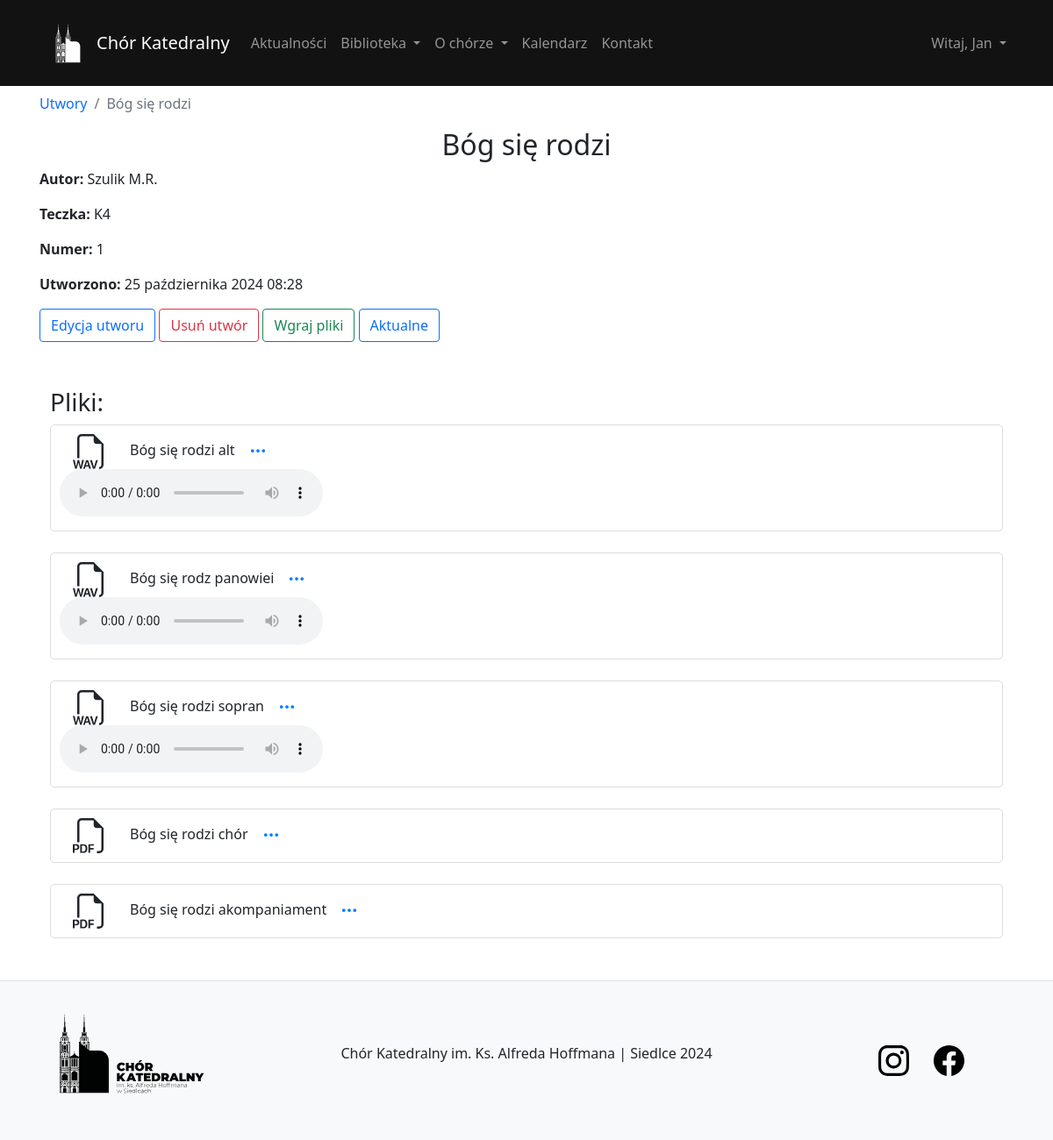
/composition/details/1/ (signed in), run on the app's committed database.
### user/models.py (models this page shows, shortened)
class User(AbstractBaseUser, PermissionsMixin):
    email = models.EmailField(unique=True)
    name = models.CharField(max_length=30)
    surname = models.CharField(max_length=30)
    voice_type = models.CharField(max_length=10, default='guest')
    last_activity = models.DateTimeField(null=True, blank=True)
    is_staff = models.BooleanField(default=False)
    is_active = models.BooleanField(default=True)
    date_joined = models.DateTimeField(default=timezone.now)
    objects = CustomUserManager()
    USERNAME_FIELD = 'email'
    REQUIRED_FIELDS = ['name', 'surname']

### composition/models.py (models this page shows, shortened)
class Composition(models.Model):
    name = models.CharField('Name', max_length=45)
    author = models.CharField('Author', max_length=35)
    number = models.PositiveIntegerField(unique=True)
    folder = models.ForeignKey(Folder, related_name='compositions', on_delete=models.SET_NULL, null=True, blank=True)
    isActual = models.BooleanField('Is Actual', default=False)
    note = models.CharField('Note', max_length=250, null=True, blank=True)  # Может быть нулём + можно ничего не вписывать в форме
    date_joined = models.DateTimeField(default=timezone.now)
    class Meta:
        verbose_name = 'Composition'
        verbose_name_plural = 'Compositions'

class CompositionFile(models.Model):
    FILE_TYPES = [
        ('mp3', 'MP3 File'),
        ('wav', 'WAV File'),
        ('pdf', 'PDF File')
    ]
    composition = models.ForeignKey(Composition, related_name='files', on_delete=models.CASCADE)
    file = models.FileField(upload_to=composition_file_path)
    file_type = models.CharField(max_length=3, choices=FILE_TYPES)

### folder/models.py (models this page shows)
class Folder(models.Model):
    name = models.CharField('name', max_length=45, unique=True)
    note = models.CharField('note', max_length=250, null=True, blank=True) # Может быть нулём + можно ничего не вписывать в форме
    colour = models.CharField('colour', max_length=25, null=True, blank=True)
    date_joined = models.DateTimeField(default=timezone.now)
    def __str__(self):
        return self.name
    class Meta:
        verbose_name = 'Folder'
        verbose_name_plural = 'Folders'

### composition/views.py (the view)
# urls.py: path('details/<int:id>/', views.detailsComposition, name='detailsComposition'),
def detailsComposition(request, id):
    composition = get_object_or_404(Composition, id=id)
    return render(request, 'composition/details.html', {'composition': composition})

### composition/templatetags/extras.py (called while the page is built)
@register.filter
def get_filename_without_extension(path):
    filename = path.rsplit('/', 1)[-1] if '/' in path else path
    return filename.split('.')[0] if '.' in filename else filename

### library/context_processors.py (called while the page is built)
def current_time(request):
    now = timezone.now()
    return {
        'current_year': now.year,
        'current_month': now.month,
    }

### composition/templates/composition/details.html (shortened to what this page needs)
{% extends 'content/template.html' %}
{% load static %}
{% load extras %}
{% block body %}
<link rel="stylesheet" href="https://cdn.jsdelivr.net/npm/plyr@3/dist/plyr.css" />
<div class="pt-2">
    <nav aria-label="breadcrumb">
        <ol class="breadcrumb">
            <li class="breadcrumb-item"><a href="{% url 'listComposition' %}">Utwory</a></li>
            <li class="breadcrumb-item active" aria-current="page">{{ composition.name }}</li>
        </ol>
    </nav>
</div>
<h2 class="text-center">{{ composition.name }}</h2>
<p><strong>Autor:</strong> {{ composition.author }}</p>
<p><strong>Teczka:</strong> {{ composition.folder }}</p>
<p><strong>Numer:</strong> {{ composition.number }}</p>
<p><strong>Utworzono:</strong> {{ composition.date_joined }}</p>
{% if perms.composition.change_composition %}
<a href="{% url 'editComposition' id=composition.id %}" class="btn btn-outline-primary mb-1">Edycja utworu</a>
{% endif %}
{% if perms.composition.delete_composition %}
<button type="button" class="btn btn-outline-danger mb-1" data-bs-toggle="modal" data-bs-target="#exampleModal">
    Usuń utwór
</button>
{% endif %}
{% if perms.composition.add_compositionfile %}
<a href="{% url 'uploadFilesComposition' id=composition.id %}" class="btn btn-outline-success mb-1">Wgraj pliki</a>
{% endif %}
{% if perms.composition.change_composition %}
    {% if composition.isActual %}
        <a href="{% url 'toggleActual' composition.id %}" class="btn btn-primary mb-1">Aktualne</a>
    {% else %}
        <a href="{% url 'toggleActual' composition.id %}" class="btn btn-outline-primary mb-1">Aktualne</a>
    {% endif %}
{% else %}
    {% if composition.isActual %}
        <a href="#" class="btn btn-primary">Aktualne</a>
    {% else %}
        <a href="#" class="btn btn-outline-primary">Aktualne</a>
    {% endif %}
{% endif %}
<div class="container mt-5">
    <h3>Pliki:</h3>
    {% if user.is_authenticated %}
    {% if perms.composition.view_compositionfile %}
    <div class="files-container">
        {% for file in composition.files.all %}
        <div class="file-item mb-4">
            <div class="file-actions">
                <div class="btn-group">
                    <div style="margin-right: 10px;">
                    </div>
                    <div class="file-actions">
                        <div class="btn-group" style="vertical-align: -webkit-baseline-middle">
                            {{ file.file.name|get_filename_without_extension }}
                            <button type="button" class="btn btn-action mx-3" data-bs-toggle="dropdown" aria-expanded="false">
                                <svg xmlns="http://www.w3.org/2000/svg" width="20" height="20" fill="currentColor" class="bi bi-three-dots-vertical" viewBox="0 0 16 16">
                                    <path d="M3 9.5a1.5 1.5 0 1 1 0-3 1.5 1.5 0 0 1 0 3zm5 0a1.5 1.5 0 1 1 0-3 1.5 1.5 0 0 1 0 3zm5 0a1.5 1.5 0 1 1 0-3 1.5 1.5 0 0 1 0 3z"/>
                                </svg>
                            </button>
                        </div>
                    </div>
                </div>
            </div>
            <div class="file-controls d-flex justify-content-between align-items-center">
                {% if file.file.url|slice:"-4:" == '.mp3' or file.file.url|slice:"-4:" == '.wav' %}
                <div class="audio-player">
                    <audio controls>
                        <source src="{{ file.file.url }}" type="{% if file.file.url|slice:"-4:" == '.mp3' %}audio/mpeg{% else %}audio/wav{% endif %}">
                    </audio>
                </div>
                {% endif %}
            </div>
        </div>
        {% endfor %}
    </div>
    {% else %}
    <p>Nie masz uprawnień do przeglądania plików. Skontaktuj się z administratorem żeby uzyskać uprawnienia.</p>
    {% endif %}
    {% else %}
    <p>Dostęp do plików mają tylko zalogowane osoby posiadające odpowienie uprawnienia</p>
    <div class="container">
        <a href="{% url 'signIn' %}" class="btn btn-outline-success">Zaloguj</a>
    </div>
    {% endif %}
</div>
{% endblock %}

### content/templates/content/template.html (shortened to what this page needs)
{% load static %}
<!DOCTYPE html>
<html lang="en">
<head>
    <link href="https://cdn.jsdelivr.net/npm/bootstrap@5.0.2/dist/css/bootstrap.min.css" rel="stylesheet">
    <link rel="stylesheet" href="https://cdnjs.cloudflare.com/ajax/libs/toastr.js/latest/toastr.min.css">
    <link rel="stylesheet" href="{% static 'content/css/main.css' %}">
    <link rel="stylesheet" href="{% static 'content/css/scss.scss' %}">
</head>
<body class="body-bg">
    <div class="overlay">
        <nav class="navbar navbar-dark navbar-expand-lg bg-dark sticky-top">
            <div class="container main-container">
                <img class="m-0 p-0" src="{% static 'content/img/logo_light.svg' %}" width="65px" alt="Chór Katedralny">
                <a class="navbar-brand text-center" href="/">
                    Chór Katedralny
                </a>
                <div class="collapse navbar-collapse" id="navbarTogglerDemo03">
                    <ul class="navbar-nav me-auto mb-2 mb-lg-0">
                        <li class="nav-item">
                            <a class="nav-link" href="{% url 'listNews' %}">Aktualności</a>
                        </li>
                        {% if user.is_authenticated %}
                        <li class="nav-item dropdown">
                            <a class="nav-link dropdown-toggle" href="#" id="navbarDarkDropdownMenuLink" role="button"
                               data-bs-toggle="dropdown" aria-expanded="false">
                                Biblioteka
                            </a>
                        </li>
                        {% else %}
                        <li class="nav-item">
                            <a class="nav-link" href="{% url 'listComposition' %}">Biblioteka</a>
                        </li>
                        {% endif %}
                        <ul class="navbar-nav">
                            <li class="nav-item dropdown">
                                <a class="nav-link dropdown-toggle" href="#" id="navbarDarkDropdownMenuLink" role="button"
                                   data-bs-toggle="dropdown" aria-expanded="false">
                                    O chórze
                                </a>
                            </li>
                        </ul>
                        <li class="nav-item">
                            {% if current_year and current_month %}
                            <a class="nav-link" href="{% url 'calendar' current_year current_month %}">Kalendarz</a>
                            {% else %}
                                <a class="nav-link" href="#">Kalendarz</a>
                            {% endif %}
                        </li>
                        <li class="nav-item">
                            <a class="nav-link" href="{% url 'contact' %}">Kontakt</a>
                        </li>
                    </ul>
                    {% if user.is_authenticated %}
                        <ul class="navbar-nav">
                            <li class="nav-item dropdown">
                                <a class="nav-link dropdown-toggle" href="#" id="navbarDarkDropdownMenuLink" role="button"
                                   data-bs-toggle="dropdown" aria-expanded="false">
                                   Witaj, {{ user.name }}
                                </a>
                            </li>
                        </ul>
                    {% else %}
                        <a class="btn btn-success" href="{% url 'signIn' %}" role="button">Zaloguj</a>
                    {% endif %}
                </div>
            </div>
        </nav>
        <div class="container main-container align-items-center" style="min-height: 90vh; width: 100%">
            <div class="toast-container position-fixed bottom-0 end-0 p-3" style="z-index: 11">
            </div>
            {% block body %}
            {% endblock %}
        </div>
        {% include 'content/footer.html' %}
    </div>
</body>
</html>

### content/static/content/css/main.css (style rules this page uses)
.main-container { margin-right: auto; margin-left: auto; padding-right: 15px; padding-left: 15px; }
.sticky-top { position: sticky; top: 0; scroll-padding-top: 108px; }
a { text-decoration: none; }

### content/templates/content/template.html (style rules this page uses)
.bg-dark { background-color: rgb(19, 18, 18) !important; }

### composition/templates/composition/details.html (style rules this page uses)
.file-item { display: flex; flex-direction: column; padding: 10px; border: 1px solid #ddd; border-radius: 5px; margin-bottom: 15px; }
.file-controls { display: flex; flex-wrap: wrap; justify-content: space-between; align-items: center; }
.audio-player { flex: 1; min-width: 200px; }
.file-actions { flex-shrink: 0; margin-left: 15px; }
.btn-action { background: none; border: none; padding: 0; cursor: pointer; }
.btn-action svg { fill: #007bff; transition: fill 0.2s ease; }

### data on the page
User: name "Jan"
Composition: name "Bóg się rodzi", author "Szulik M.R.", folder "K4", number "1", date_joined "25 października 2024 08:28"
CompositionFile: file.name|get_filename_without_extension "Bóg się rodzi alt"
CompositionFile: file.name|get_filename_without_extension "Bóg się rodz panowiei"
CompositionFile: file.name|get_filename_without_extension "Bóg się rodzi sopran"
CompositionFile: file.name|get_filename_without_extension "Bóg się rodzi chór"
CompositionFile: file.name|get_filename_without_extension "Bóg się rodzi akompaniament"
